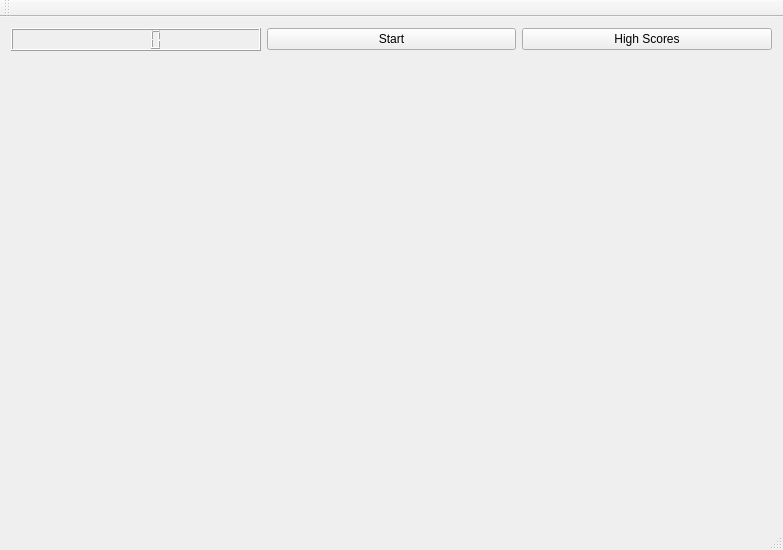
<?xml version="1.0" encoding="UTF-8"?>
<ui version="4.0">
 <class>MainWindow</class>
 <widget class="QMainWindow" name="MainWindow">
  <property name="geometry">
   <rect>
    <x>0</x>
    <y>0</y>
    <width>783</width>
    <height>550</height>
   </rect>
  </property>
  <property name="windowTitle">
   <string>MainWindow</string>
  </property>
  <property name="styleSheet">
   <string notr="true"/>
  </property>
  <widget class="QWidget" name="centralWidget">
   <layout class="QVBoxLayout" name="verticalLayout">
    <item>
     <layout class="QHBoxLayout" name="horizontalLayout">
      <item>
       <widget class="QLCDNumber" name="lcdScore"/>
      </item>
      <item>
       <widget class="QPushButton" name="btnStart">
        <property name="text">
         <string>Start</string>
        </property>
       </widget>
      </item>
      <item>
       <widget class="QPushButton" name="pushButton">
        <property name="text">
         <string>High Scores</string>
        </property>
       </widget>
      </item>
     </layout>
    </item>
    <item>
     <layout class="QGridLayout" name="gridLayout">
      <item row="0" column="0">
       <widget class="QWidget" name="widget" native="true">
        <property name="sizePolicy">
         <sizepolicy hsizetype="Expanding" vsizetype="Expanding">
          <horstretch>0</horstretch>
          <verstretch>0</verstretch>
         </sizepolicy>
        </property>
       </widget>
      </item>
      <item row="0" column="1">
       <widget class="QWidget" name="widget_2" native="true">
        <property name="sizePolicy">
         <sizepolicy hsizetype="Expanding" vsizetype="Expanding">
          <horstretch>0</horstretch>
          <verstretch>0</verstretch>
         </sizepolicy>
        </property>
       </widget>
      </item>
      <item row="1" column="0">
       <widget class="QWidget" name="widget_3" native="true">
        <property name="sizePolicy">
         <sizepolicy hsizetype="Expanding" vsizetype="Expanding">
          <horstretch>0</horstretch>
          <verstretch>0</verstretch>
         </sizepolicy>
        </property>
       </widget>
      </item>
      <item row="1" column="1">
       <widget class="QWidget" name="widget_4" native="true">
        <property name="sizePolicy">
         <sizepolicy hsizetype="Expanding" vsizetype="Expanding">
          <horstretch>0</horstretch>
          <verstretch>0</verstretch>
         </sizepolicy>
        </property>
       </widget>
      </item>
     </layout>
    </item>
   </layout>
  </widget>
  <widget class="QMenuBar" name="menuBar">
   <property name="geometry">
    <rect>
     <x>0</x>
     <y>0</y>
     <width>783</width>
     <height>23</height>
    </rect>
   </property>
  </widget>
  <widget class="QToolBar" name="mainToolBar">
   <attribute name="toolBarArea">
    <enum>TopToolBarArea</enum>
   </attribute>
   <attribute name="toolBarBreak">
    <bool>false</bool>
   </attribute>
  </widget>
  <widget class="QStatusBar" name="statusBar"/>
 </widget>
 <layoutdefault spacing="6" margin="11"/>
 <resources/>
 <connections/>
</ui>
